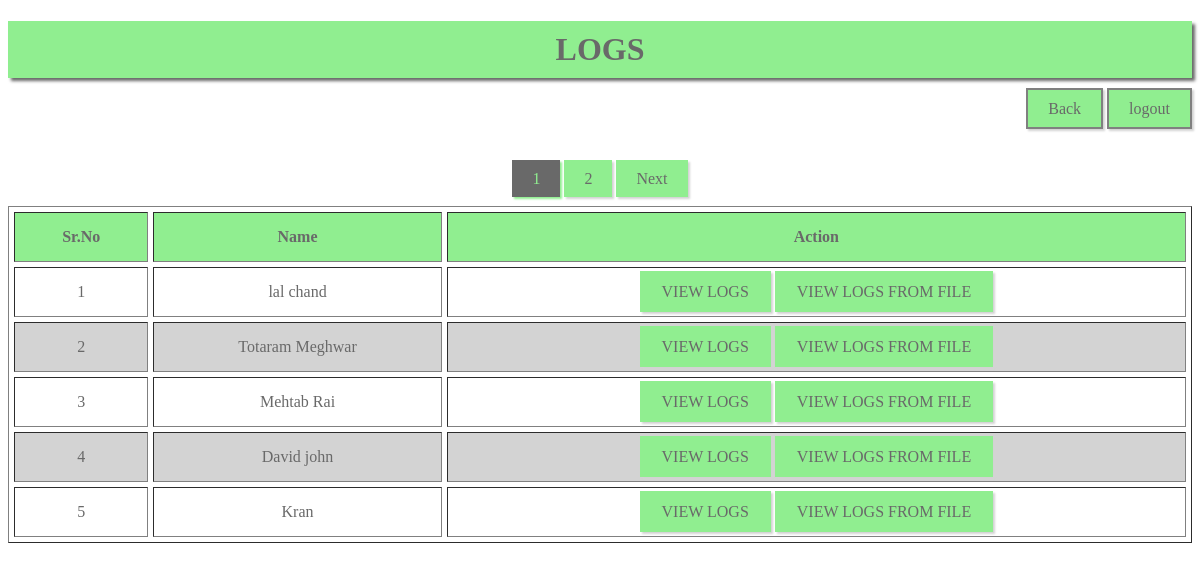
/admin/logs.php (signed in), run on the app's committed database.
### tables this page shows
CREATE TABLE `users` (
  `user_id` int(11) NOT NULL AUTO_INCREMENT,
  `role_id` int(11) DEFAULT NULL,
  `first_name` varchar(30) NOT NULL,
  `last_name` varchar(30) NOT NULL,
  `gender` enum('Male','Female') DEFAULT NULL,
  `email` varchar(30) NOT NULL,
  `password` varchar(30) NOT NULL,
  PRIMARY KEY (`user_id`),
  UNIQUE KEY `email` (`email`),
  KEY `role_id` (`role_id`),
  CONSTRAINT `users_ibfk_1` FOREIGN KEY (`role_id`) REFERENCES `roles` (`role_id`)
);

### admin/logs.php (the view, shortened to what this page needs)
<?php
	require_once("../connection.php");
?>
<!DOCTYPE html>
<html lang="en">
<head>
</head>
<body>
	<center>
		<h1>LOGS</h1>
		<p>
			<a href="dashboard.php"  class="logout">Back</a>
			<a href="../logout.php"  class="logout">logout</a>
		</p>
		<br>
		<?php
		    $page = $_GET['page']??1;
		    $query = "SELECT COUNT(user_id) 'total_records' FROM users";
		    $result = mysqli_query($connection,$query) or die(mysqli_error($connection));
		    $total_records = 0;
		    if ($result->num_rows>0) {
		    	$total_records = mysqli_fetch_assoc($result);
		    	$total_records = $total_records['total_records'];
		    }
		    $length = 5;
		    $offset = ($page-1)*$length;
		    $total_pages = ceil($total_records/$length);
		echo "<br>";
		?>
		<?php
			for ($i=1; $i <= $total_pages; $i++) {
				$active = ($i==$page)?"active":"";
		?>
		<a href="logs.php?page=<?=$i;?>" class="<?=$active?>"><?=$i;?></a>
		<?php
			}
		if ($page < $total_pages) {
		?>
		<a href="logs.php?page=<?=$page+1;?>">Next</a>
		<?php
		}
		echo "<br><br>";
		?>
		<table class="posts" border="1" cellspacing="5" cellpadding="15">
			<tr>
				<th>Sr.No</th>
				<th>Name</th>
				<th>Action</th>
			</tr>
		<?php
			$i = 1;
			$query = "SELECT * FROM users limit $offset,$length";
			$result = mysqli_query($connection,$query);
			if ($result->num_rows>0) {
			while($row = mysqli_fetch_assoc($result)){
			extract($row);
		?>
			<tr>
				<td><?=$i;?></td>
				<td><?= $first_name." ".$last_name; ?></td>
				<td>
					<a href="view_log.php?id=<?=$user_id;?>&username=<?= $first_name.' '.$last_name; ?>">VIEW LOGS</a>
					<a href="view_log_from_file.php?id=<?=$user_id;?>&username=<?= $first_name;?>">VIEW LOGS FROM FILE</a>
				</td>
			</tr>
		<?php
				$i++;
				}
			}
		?>
		</table>
	</center>
</body>
</html>

### admin/logs.php (style rules this page uses)
* { color: dimgrey; }
h1,h3 { text-align: center; box-shadow: 3px 3px 3px dimgrey; background: lightgreen; padding: 10px; }
p { text-align: right; }
.logout { text-decoration: none; background: lightgreen; border: 2px solid grey; padding: 10px 20px; }
table { width: 100%; text-align: left; }
.posts tr { background: lightgray; }
.posts tr:first-child { background: lightgreen; }
.posts tr:nth-child(even) { background: white; }
.posts { text-align: center; }
.posts a { border: 2px solid lightgreen; padding: 10px 20px; }
a { text-decoration: none; background: lightgreen; color: dimgrey; padding: 10px 20px; box-shadow: 2px 2px 2px lightgray; }
a.active { background: dimgrey; color: lightgreen; box-shadow: 2px 2px 2px lightgreen; }

### data on the page
users: first_name "lal", last_name "chand"
users: first_name "Totaram", last_name "Meghwar"
users: first_name "Mehtab", last_name "Rai"
users: first_name "David", last_name "john"
users: first_name "Kran"
